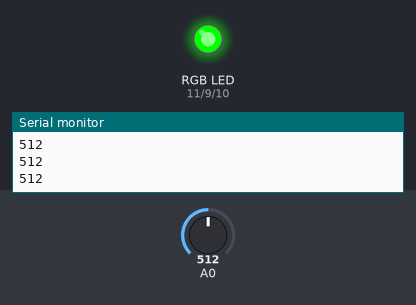
The sketch below on a simulated Arduino Uno, built with avr-gcc and run on an emulated ATmega328P. On the bench: an RGB LED mixed from three pins (HIGH = lit), the last lines printed to the serial monitor. The inputs (shaded band) are chosen by the test bench; at power-on: A0 = 512.

Above: at 1.2 s.
1.3 s: A0 set to 310
2.8 s: A0 set to 282
At 3.1 s:
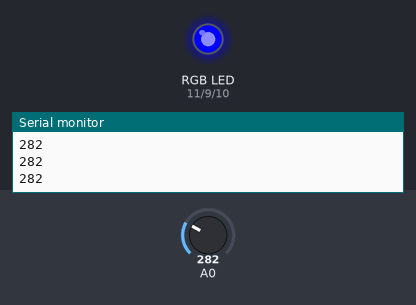
4.3 s: A0 set to 810
At 5.4 s:
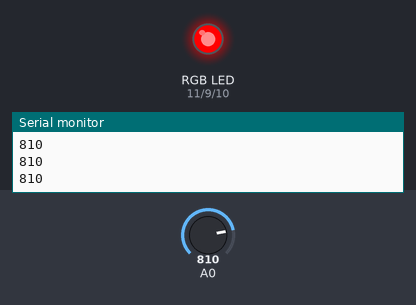
5.8 s: A0 set to 789
At 6.6 s:
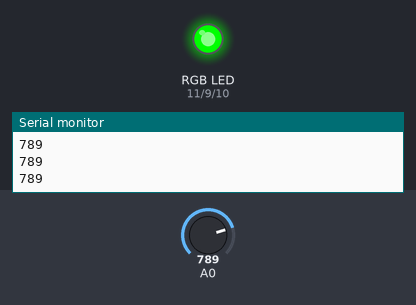
7.3 s: A0 set to 900
At 7.6 s:
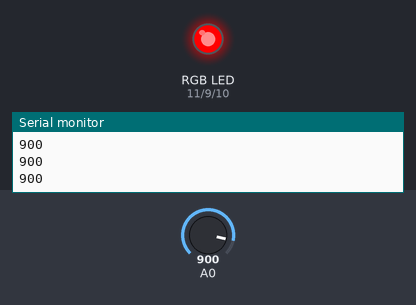
Timing chart, 0 to 9.8 s (numbered marks = the images above; inputs shaded):
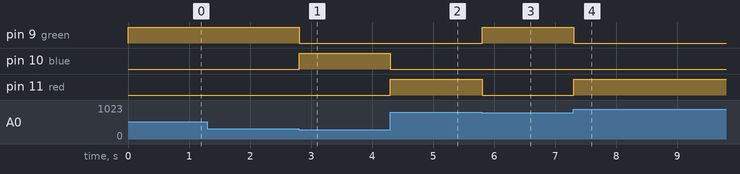

Measured:
- the behaviour switches between 300 and 299 on A0 (found by bisection; images 0 and 1)
- the behaviour switches between 801 and 800 on A0 (found by bisection; images 2 and 3)
- after the input at 2.8 s, pin 9 (green): HIGH → LOW at once; pin 10 (blue): LOW → HIGH at once
- after the input at 4.3 s, pin 10 (blue): HIGH → LOW at once; pin 11 (red): LOW → HIGH at once
- after the input at 5.8 s, pin 9 (green): LOW → HIGH at once; pin 11 (red): HIGH → LOW at once
- after the input at 7.3 s, pin 9 (green): HIGH → LOW at once; pin 11 (red): LOW → HIGH at once

The sketch:

LDR_and_RGB_use_.ino
```cpp
void setup() {
  // put your setup code here, to run once:
pinMode(A0, INPUT);
pinMode(9, OUTPUT);        //green
pinMode(10, OUTPUT);      //blue
pinMode(11,OUTPUT);      //red
Serial.begin(9600);

}

void loop() {
  // put your main code here, to run repeatedly:
int x=analogRead(A0);
if (x>800){
digitalWrite(11,HIGH);
digitalWrite(10,LOW);
digitalWrite(9,LOW);
}
if (x<=800 && x>=300){
digitalWrite(9,HIGH);
digitalWrite(10,LOW);
digitalWrite(11,LOW);
}
if (x<300){
digitalWrite(10,HIGH);
digitalWrite(9,LOW);
digitalWrite(11,LOW);
}
Serial.println(x);


}
```
